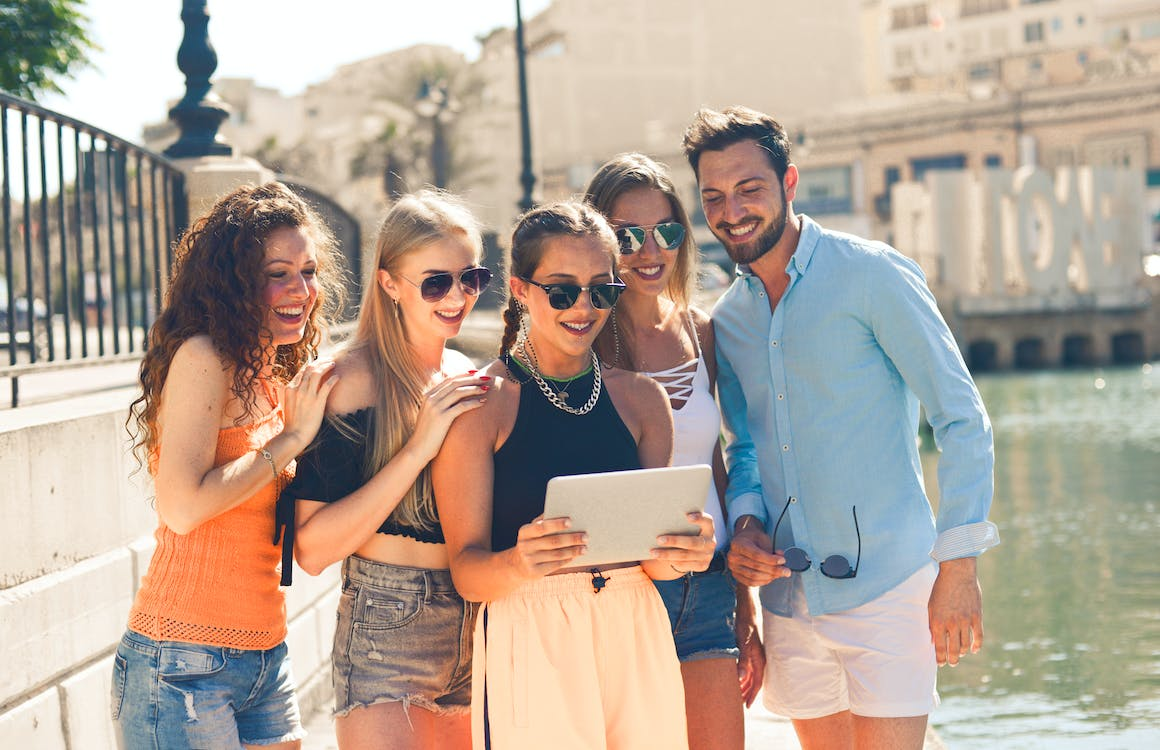
#> input picture images/image1.jpeg, 1160 x 750 px
$ python main.py
#> lines starting #> are read from the running program, lines starting #| are printed output that depends on the picture; after the words box and inside, x2 and y2 are one past the last pixel; in counts of white or black regions, pixels touching at a corner belong together
import cv2
import numpy as np


img = cv2.imread('images/image1.jpeg')
#> img is the input picture: shape (750, 1160, 3); mean B, G, R 151.5, 164.2, 179.7
img = cv2.resize(img, (img.shape[1] // 2, img.shape[0] // 2))
#> img: shape (375, 580, 3)
# img = cv2.GaussianBlur(img, (1, 1), 0)
img = cv2.cvtColor(img, cv2.COLOR_BGR2GRAY)
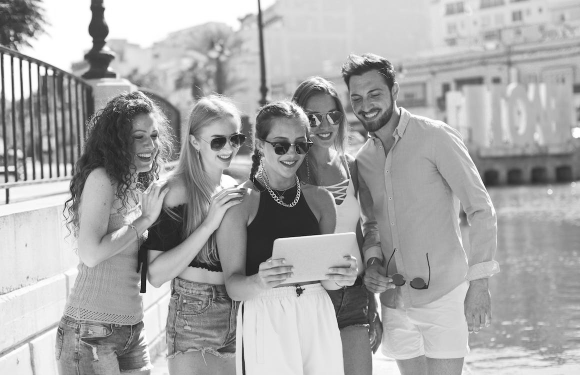
#> img: shape (375, 580); min 22, max 255, mean 167.5
img = cv2.Canny(img, 250, 250)
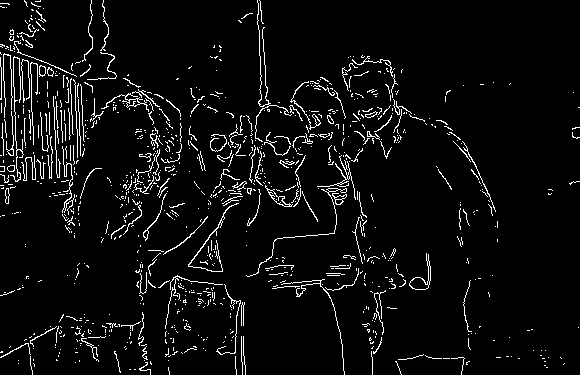
#> img: shape (375, 580); 5.2% white in thin lines or dots

kernel = np.ones((5, 5), np.uint8)
img = cv2.dilate(img, kernel, iterations=1)
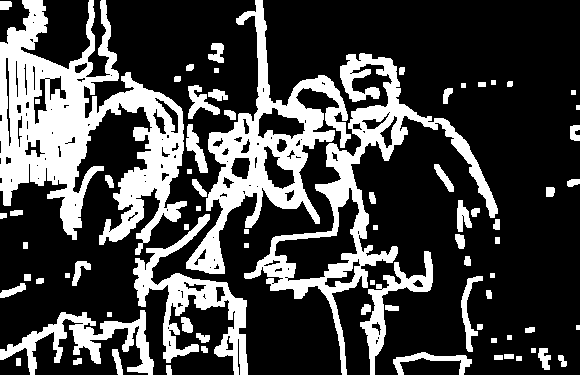
#> img: shape (375, 580); 27.2% white; 77 white regions, largest, box (x1, y1, x2, y2) and area: (0, 0, 187, 255) 20412, (244, 53, 498, 375) 10870, (186, 0, 351, 274) 10804
img = cv2.erode(img, kernel, iterations=1)
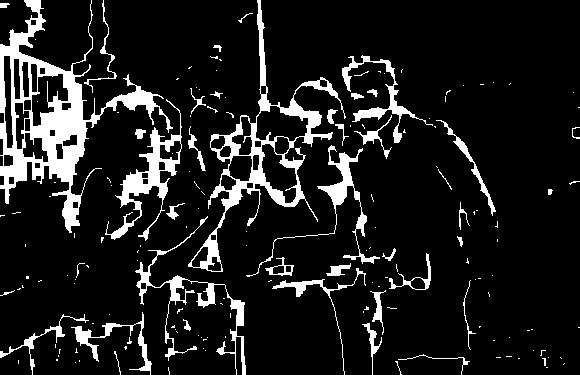
#> img: shape (375, 580); 11.7% white; 167 white regions (126 under 20 px), largest, box (x1, y1, x2, y2) and area: (0, 0, 173, 233) 8567, (188, 0, 346, 272) 4794, (105, 99, 182, 241) 2171


cv2.imshow('Photo', img)

print(img.shape)
#| (375, 580)

cv2.waitKey(0)


# [10 lines of commented-out code are left out]
